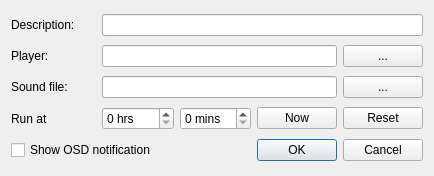
<?xml version="1.0" encoding="UTF-8"?>
<ui version="4.0">
 <class>TimerDialog</class>
 <widget class="QDialog" name="TimerDialog">
  <property name="geometry">
   <rect>
    <x>0</x>
    <y>0</y>
    <width>434</width>
    <height>176</height>
   </rect>
  </property>
  <property name="windowTitle">
   <string>Dialog</string>
  </property>
  <layout class="QVBoxLayout" name="verticalLayout">
   <item>
    <layout class="QHBoxLayout" name="horizontalLayout_5">
     <item>
      <widget class="QLabel" name="label_4">
       <property name="minimumSize">
        <size>
         <width>85</width>
         <height>0</height>
        </size>
       </property>
       <property name="text">
        <string>Description:</string>
       </property>
      </widget>
     </item>
     <item>
      <widget class="QLineEdit" name="lineEditComment"/>
     </item>
    </layout>
   </item>
   <item>
    <layout class="QHBoxLayout" name="horizontalLayout">
     <item>
      <widget class="QLabel" name="label">
       <property name="minimumSize">
        <size>
         <width>85</width>
         <height>0</height>
        </size>
       </property>
       <property name="text">
        <string>Player:</string>
       </property>
      </widget>
     </item>
     <item>
      <widget class="QLineEdit" name="lineEditPlayer"/>
     </item>
     <item>
      <widget class="QPushButton" name="pushButtonPlayer">
       <property name="text">
        <string>...</string>
       </property>
      </widget>
     </item>
    </layout>
   </item>
   <item>
    <layout class="QHBoxLayout" name="horizontalLayout_2">
     <item>
      <widget class="QLabel" name="label_2">
       <property name="minimumSize">
        <size>
         <width>85</width>
         <height>0</height>
        </size>
       </property>
       <property name="text">
        <string>Sound file:</string>
       </property>
      </widget>
     </item>
     <item>
      <widget class="QLineEdit" name="lineEditSoundFile"/>
     </item>
     <item>
      <widget class="QPushButton" name="pushButtonSoundFile">
       <property name="text">
        <string>...</string>
       </property>
      </widget>
     </item>
    </layout>
   </item>
   <item>
    <layout class="QHBoxLayout" name="horizontalLayout_3">
     <item>
      <widget class="QLabel" name="label_3">
       <property name="minimumSize">
        <size>
         <width>85</width>
         <height>0</height>
        </size>
       </property>
       <property name="maximumSize">
        <size>
         <width>85</width>
         <height>16777215</height>
        </size>
       </property>
       <property name="text">
        <string>Run at</string>
       </property>
      </widget>
     </item>
     <item>
      <widget class="QSpinBox" name="spinBoxHours">
       <property name="suffix">
        <string> hrs</string>
       </property>
       <property name="prefix">
        <string/>
       </property>
       <property name="maximum">
        <number>24</number>
       </property>
      </widget>
     </item>
     <item>
      <widget class="QSpinBox" name="spinBoxMinutes">
       <property name="suffix">
        <string> mins</string>
       </property>
       <property name="prefix">
        <string/>
       </property>
       <property name="maximum">
        <number>59</number>
       </property>
      </widget>
     </item>
     <item>
      <widget class="QPushButton" name="pushButtonCurrent">
       <property name="text">
        <string>Now</string>
       </property>
      </widget>
     </item>
     <item>
      <widget class="QPushButton" name="pushButtonReset">
       <property name="text">
        <string>Reset</string>
       </property>
      </widget>
     </item>
    </layout>
   </item>
   <item>
    <layout class="QHBoxLayout" name="horizontalLayout_6">
     <item>
      <widget class="QCheckBox" name="checkBox">
       <property name="text">
        <string>Show OSD notification</string>
       </property>
      </widget>
     </item>
     <item>
      <widget class="QDialogButtonBox" name="buttonBox">
       <property name="orientation">
        <enum>Qt::Horizontal</enum>
       </property>
       <property name="standardButtons">
        <set>QDialogButtonBox::Cancel|QDialogButtonBox::Ok</set>
       </property>
      </widget>
     </item>
    </layout>
   </item>
  </layout>
 </widget>
 <resources/>
 <connections>
  <connection>
   <sender>buttonBox</sender>
   <signal>accepted()</signal>
   <receiver>TimerDialog</receiver>
   <slot>accept()</slot>
   <hints>
    <hint type="sourcelabel">
     <x>248</x>
     <y>254</y>
    </hint>
    <hint type="destinationlabel">
     <x>157</x>
     <y>274</y>
    </hint>
   </hints>
  </connection>
  <connection>
   <sender>buttonBox</sender>
   <signal>rejected()</signal>
   <receiver>TimerDialog</receiver>
   <slot>reject()</slot>
   <hints>
    <hint type="sourcelabel">
     <x>316</x>
     <y>260</y>
    </hint>
    <hint type="destinationlabel">
     <x>286</x>
     <y>274</y>
    </hint>
   </hints>
  </connection>
 </connections>
</ui>
